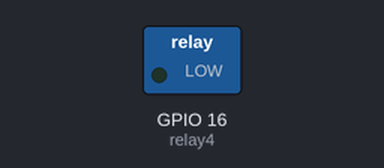
A sketch run on a simulated ESP32. Shown: switched loads named in the sketch (green lamp = pin HIGH). WiFi joins after 1.5 s; servers stay silent unless stated; no MQTT or app messages arrive unless stated; what the sketch prints to the serial monitor is not drawn.

Above: at 0.1 s.
At 1.6 s:
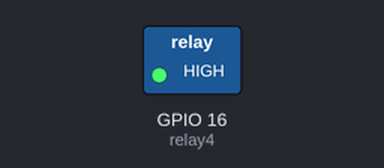
Timing chart, 0 to 3.1 s (numbered marks = the images above):
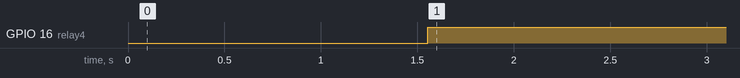

The sketch:

AWS-WateringPump-Secured.ino
```cpp
// moisture_sensor.ino

#include "secrets.h"
#include <WiFiClientSecure.h>
#include <ArduinoJson.h>
#include "WiFi.h"
#include <PubSubClient.h>


#define AWS_IOT_PUBLISH_TOPIC   "esp32/pub"
#define AWS_IOT_SUBSCRIBE_TOPIC "esp32/sub"

WiFiClientSecure net = WiFiClientSecure();
PubSubClient client(net);

void connectAWS(){
  Serial.println("connectAWS Fn");

  WiFi.mode(WIFI_STA);
  WiFi.begin(WIFI_SSID, WIFI_PASSWORD);

  Serial.println("Connecting to Wi-Fi");

  while (WiFi.status() != WL_CONNECTED)
  {
    delay(500);
    Serial.print(".");
  }

  // Configure WiFiClientSecure to use the AWS IoT device credentials
  net.setCACert(AWS_CERT_CA);
  net.setCertificate(AWS_CERT_CRT);
  net.setPrivateKey(AWS_CERT_PRIVATE);

  // Connect to the MQTT broker on the AWS endpoint we defined earlier
  client.setServer(AWS_IOT_ENDPOINT, 8883);

  // Create a message handler
  client.setCallback(messageHandler);

  Serial.println("Connecting to AWS IOT");

  while (!client.connect(THINGNAME))
  {
    Serial.print(".");
    delay(100);
  }

  if (!client.connected())
  {
    Serial.println("AWS IoT Timeout!");
    return;
  }

  // Subscribe to a topic
  client.subscribe(AWS_IOT_SUBSCRIBE_TOPIC);

  Serial.println("AWS IoT Connected!");
}

void publishMessage(char* status, int seconds)
{
  StaticJsonDocument<200> doc;
  doc["status"] = status;
  doc["time(s)"] = seconds;
  char jsonBuffer[512];
  serializeJson(doc, jsonBuffer);
  client.publish(AWS_IOT_PUBLISH_TOPIC, jsonBuffer);
}

void messageHandler(char* topic, byte* payload, unsigned int length){
  Serial.print("incoming: ");
  Serial.println(topic);

  StaticJsonDocument<200> doc;
  deserializeJson(doc, payload);
  const char* message = doc["message"];
  Serial.println(message);
}

const int relay4 = 16;

void setup() {
  Serial.begin(115200);
  connectAWS();
  pinMode(relay4, OUTPUT);
}

void loop() {

  Serial.println("Desliga o motor");
  digitalWrite(relay4, HIGH);
  publishMessage("Motor Desligado", 0);
  client.loop();
  for(int i = 1; i<=3600*2; i++){ //Set i<=28800 in PROD i<=10 in DEV
    Serial.println(i);
    if ( (i%1800)  == 0 ){
      Serial.println("0.5hs");
      publishMessage("Im_Alive", i);
      client.loop();
    }
    delay(1000);
  }

  Serial.println("Liga o motor");
  digitalWrite(relay4, LOW);
  for(int i = 1; i<=20; i++){
    Serial.println(i);
    if ( i  == 10 ){
      publishMessage("Motor Ligado", i);
      client.loop();
    }
    delay(1000);
  }

  Serial.println("....");
}
```

secrets.h
```cpp
// secrets.h
#include <pgmspace.h>

#define SECRET
#define THINGNAME "watherpump1"

const char WIFI_SSID[] = "Frontier5664";
const char WIFI_PASSWORD[] = "0546758114";
const char AWS_IOT_ENDPOINT[] = "alciucqxncdzf-ats.iot.us-west-2.amazonaws.com";


// Amazon Root CA 1
static const char AWS_CERT_CA[] PROGMEM = R"EOF(
-----BEGIN CERTIFICATE-----
MIIDQTCCAimgAwIBAgITBmyfz5m/jAo54vB4ikPmljZbyjANBgkqhkiG9w0BAQsF
ADA5MQswCQYDVQQGEwJVUzEPMA0GA1UEChMGQW1hem9uMRkwFwYDVQQDExBBbWF6
b24gUm9vdCBDQSAxMB4XDTE1MDUyNjAwMDAwMFoXDTM4MDExNzAwMDAwMFowOTEL
MAkGA1UEBhMCVVMxDzANBgNVBAoTBkFtYXpvbjEZMBcGA1UEAxMQQW1hem9uIFJv
b3QgQ0EgMTCCASIwDQYJKoZIhvcNAQEBBQADggEPADCCAQoCggEBALJ4gHHKeNXj
ca9HgFB0fW7Y14h29Jlo91ghYPl0hAEvrAIthtOgQ3pOsqTQNroBvo3bSMgHFzZM
9O6II8c+6zf1tRn4SWiw3te5djgdYZ6k/oI2peVKVuRF4fn9tBb6dNqcmzU5L/qw
IFAGbHrQgLKm+a/sRxmPUDgH3KKHOVj4utWp+UhnMJbulHheb4mjUcAwhmahRWa6
VOujw5H5SNz/0egwLX0tdHA114gk957EWW67c4cX8jJGKLhD+rcdqsq08p8kDi1L
93FcXmn/6pUCyziKrlA4b9v7LWIbxcceVOF34GfID5yHI9Y/QCB/IIDEgEw+OyQm
jgSubJrIqg0CAwEAAaNCMEAwDwYDVR0TAQH/BAUwAwEB/zAOBgNVHQ8BAf8EBAMC
AYYwHQYDVR0OBBYEFIQYzIU07LwMlJQuCFmcx7IQTgoIMA0GCSqGSIb3DQEBCwUA
A4IBAQCY8jdaQZChGsV2USggNiMOruYou6r4lK5IpDB/G/wkjUu0yKGX9rbxenDI
U5PMCCjjmCXPI6T53iHTfIUJrU6adTrCC2qJeHZERxhlbI1Bjjt/msv0tadQ1wUs
N+gDS63pYaACbvXy8MWy7Vu33PqUXHeeE6V/Uq2V8viTO96LXFvKWlJbYK8U90vv
o/ufQJVtMVT8QtPHRh8jrdkPSHCa2XV4cdFyQzR1bldZwgJcJmApzyMZFo6IQ6XU
5MsI+yMRQ+hDKXJioaldXgjUkK642M4UwtBV8ob2xJNDd2ZhwLnoQdeXeGADbkpy
rqXRfboQnoZsG4q5WTP468SQvvG5
-----END CERTIFICATE-----
)EOF";

// Device Certificate - certificate.pem.crt
static const char AWS_CERT_CRT[] PROGMEM = R"KEY(
-----BEGIN CERTIFICATE-----
MIIDWjCCAkKgAwIBAgIVAMyTuWquT7on0UQpccWBlpKKJ64+MA0GCSqGSIb3DQEB
CwUAME0xSzBJBgNVBAsMQkFtYXpvbiBXZWIgU2VydmljZXMgTz1BbWF6b24uY29t
IEluYy4gTD1TZWF0dGxlIFNUPVdhc2hpbmd0b24gQz1VUzAeFw0yMzEyMTAxNDQ2
MTBaFw00OTEyMzEyMzU5NTlaMB4xHDAaBgNVBAMME0FXUyBJb1QgQ2VydGlmaWNh
dGUwggEiMA0GCSqGSIb3DQEBAQUAA4IBDwAwggEKAoIBAQC64v7+82IPEx2M9YAG
HUhlLBiYOmEegsFB93Sxzs2l3ikhP4VK9L2mOMEQ9J8y3du229d2Mu7dz5JbVEgh
g861A7cpiG33/3oySEXcLc0itPua6S8ti+9QJvTvq6Q0jJaCPSk2690A6mIM0KG8
44Xc/U14+aMqcmxgN/N4o2qk7DgeiNQZ7Y4aEVS7eqtUu6pVIlUKqgkiblRXkHTF
UoBuqMarqk7FTgBQ0JHQMOjmiQFmH4VXxicWrQ7XgoWanxnf2y6hRSZN7062AFgm
rCc+4NSQf9PykvmXy5TQtj3kL7tldlIrZ7SaEoCD3Tc4wkRL3cO6qJHUaSXs+x9v
bgwDAgMBAAGjYDBeMB8GA1UdIwQYMBaAFA4U560rYo3kfkQRmwtIGEIfzXXBMB0G
A1UdDgQWBBToA1EVwvNCe0YWj5JI5B5jjFBw2jAMBgNVHRMBAf8EAjAAMA4GA1Ud
DwEB/wQEAwIHgDANBgkqhkiG9w0BAQsFAAOCAQEA1xcFvX+bvZ5Djp3hlSZ7q5X4
pQAIGhbm+7lumoo1KZqPsMs3UKdeml3uNaHE/1AGlcV0p+2f4cjvDc3elCrB+EoF
oPZPBXL/aQwyHHlQu9bB8YUSvnOgXp47Ek1OUmQvksStkl7+eiP/+C4vwbR+ZRs9
vaXXVOPqdgg4vtucD87fVgIFUUnLkUM/6OS5Geh+K3ewmBw3JvyDBFJqWjfvz1XO
H4HyEaDniPZgtbj3CH3He4e99ITXj6mrIcVHn9Q9zqfnKCXj1nz71DO0Jj79xl/a
mA3YMkbpphK10YFIrhPg5sYxXFZZ26ZB8pNSZjWtZPi7Q/0eoHtFalM6OmHRpQ==
-----END CERTIFICATE-----
)KEY";

// Device Private Key
static const char AWS_CERT_PRIVATE[] PROGMEM = R"KEY(
-----BEGIN RSA PRIVATE KEY-----
MIIEpAIBAAKCAQEAuuL+/vNiDxMdjPWABh1IZSwYmDphHoLBQfd0sc7Npd4pIT+F
SvS9pjjBEPSfMt3bttvXdjLu3c+SW1RIIYPOtQO3KYht9/96MkhF3C3NIrT7mukv
LYvvUCb076ukNIyWgj0pNuvdAOpiDNChvOOF3P1NePmjKnJsYDfzeKNqpOw4HojU
Ge2OGhFUu3qrVLuqVSJVCqoJIm5UV5B0xVKAbqjGq6pOxU4AUNCR0DDo5okBZh+F
V8YnFq0O14KFmp8Z39suoUUmTe9OtgBYJqwnPuDUkH/T8pL5l8uU0LY95C+7ZXZS
K2e0mhKAg903OMJES93DuqiR1Gkl7Psfb24MAwIDAQABAoIBAF3eoqJAcWKNAWzJ
6xInJzPaIEhmGl4O4y9VMgIVk+naWuJeW384ywFwxFjV5hjQowmIBwNRtfUny6Wg
AdMDt5HoWdm8sy+73Q7gimZ7guwJ5875jT7daMjjqGex2PqkGv0z5z203v8Uu0cg
i/yqc5R6jq1TBofNjW4O7HYN7wUC3I2CkW+fogVlgz8U0BByl6kDR3EaJ6DdFtWc
e31vaSKK+hwsudLVS8nUzQj2urzbOgY6mWG0/Bk+5CfxqCAYVwApMarulZRLsD4e
CCiEICk71yLJPp817pZU/pGUlser1Xh8RWWUBYY71mToB5p+swosyZuwy7Cg1R52
ZUpjzfECgYEA8olecDdrOoOWMeIK+0apOdlabhwb5a7LauVs17cAIdxiFvFwdbkZ
fxS9zPahOAEb7iwY48RkxIh5REqqGVGVxaL4X7gF9HnWYwEX3rmHAIWAkQSVj2HG
kny3q9Mm7lE/laiV52JWLpF5Lhtx8XJ8YQdNx7yTKCAK/6ittVN0d28CgYEAxULM
q9HTvOUECSJiFbRuLMPtef11euMi0CpdF38AhVjtqr3EBx8YIT5O+JFssoBfkUth
DGWWUOppwILwaAqBrQPZQnGa5Vf32WLEL2bMBdE4UZ4sHJa8VlYzdjbpyNRSTG7k
UnHk2C/QpFLvma7krh0akgVQIiFlVllds4RhCq0CgYEA4EbtIIHu01Y5PnmTxBbs
iAUZHXc6yOMhUgFD7BpasfU0c5jicMow7JYGiZGLNdm4tT7r6TuEH0VANkmBEBak
k/UHDqSCRTehaz3oj9oqH+5UHEYL82HsGSvhQK/qcTiKvt79d9E0dq2pTFyuuiIv
KB5z637S6ajv4shdka7RpVsCgYEAvvbVFz1Roxt+Va1wkRyUUEf43VEu6yF6cVWh
u35arb0SkGmXnWFPxdcBMofuV7wJSKpVsF+kLn9Qk2rve3k4YptIN5etYXtQ2KVR
0aXNu4/42qKqh56xg09+EGJG3wIVDiOIa/wQk+1uKbaUeA4lGh3YvCXilrgH15k6
KfDs1R0CgYBo32hZEc56dqJKxtwxtg6pNYOhqoK69tVJDmyT43DJ8cb+kNZcVFrc
RFHB+YVuxf6i9U3Z4whuLcc7Hhls8bRxZ+JkatdGITexT4Rn5DCYfaGAjW4k4ar7
VW8nH+LHK+PtQ9EJJ58kbb902Ixw+4mTgmuBnpChy01JqRBL+RbcQQ==
-----END RSA PRIVATE KEY-----
)KEY";
```

Measured:
- by itself, GPIO 16 (relay4): LOW → HIGH at 1.6 s
